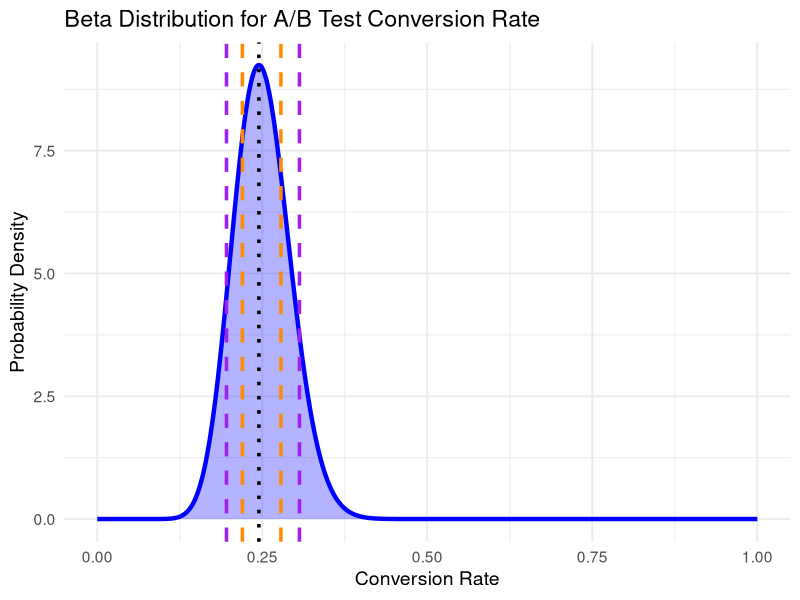

Generate this figure with R:
# Beta distribution example
# By Joe Domaleski

# Load necessary libraries
library(ggplot2)

# Adjust beta distribution parameters to better match Poisson-like spread
alpha <- 25   # Number of observed successes (e.g., conversions)
beta <- 75    # Number of observed failures (e.g., non-conversions)

# Generate beta distribution data
x_values <- seq(0, 1, by = 0.0005)  # Higher resolution for smoothness
y_values <- dbeta(x_values, shape1 = alpha, shape2 = beta)  # Compute beta probabilities
data <- data.frame(x = x_values, y = y_values)

# Create the plot
ggplot(data, aes(x = x, y = y)) +
  geom_area(fill = "blue", alpha = 0.3) +  # Mimic Poisson-like density with a filled area
  geom_line(color = "blue", linewidth = 1.5) +  # Smooth beta curve
  geom_vline(xintercept = (alpha - 1) / (alpha + beta - 2), 
             linetype = "dotted", color = "black", linewidth = 1.2) +  # Mean conversion rate
  geom_vline(xintercept = qbeta(c(0.25, 0.75), alpha, beta), 
             linetype = "dashed", color = "darkorange", linewidth = 1.2) +  # 50% credible interval
  geom_vline(xintercept = qbeta(c(0.1, 0.9), alpha, beta), 
             linetype = "dashed", color = "purple", linewidth = 1.2) +  # 80% credible interval
  scale_x_continuous(limits = c(0, 1)) +  # Keep probability scale from 0 to 1
  labs(title = "Beta Distribution for A/B Test Conversion Rate",
       x = "Conversion Rate",
       y = "Probability Density") +
  theme_minimal(base_size = 14)